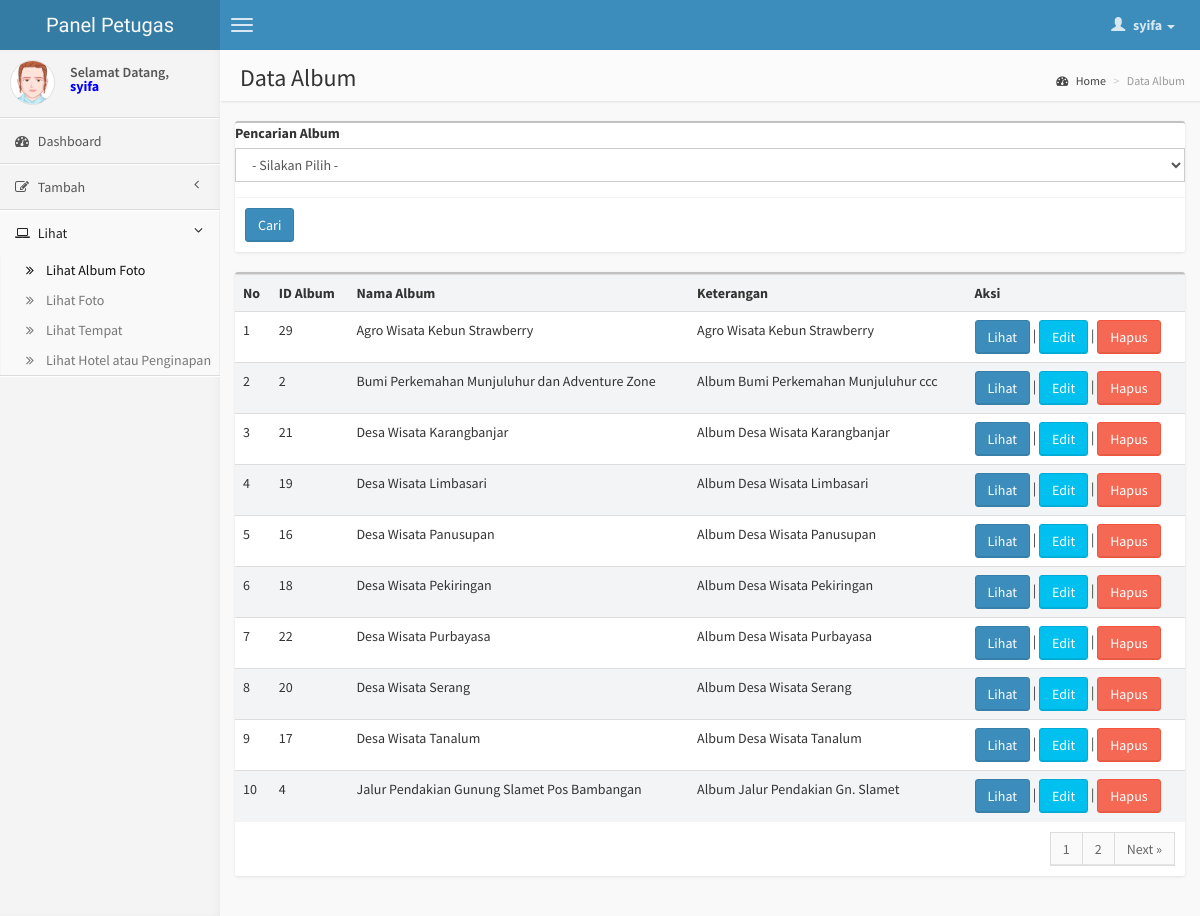
Page /dashboard/petugas/data_album.php (signed in) on the committed database.
### tables this page shows
CREATE TABLE IF NOT EXISTS `sig_album_photo` (
  `id_album` int(15) NOT NULL AUTO_INCREMENT,
  `nama_album` varchar(255) NOT NULL,
  `keterangan` text NOT NULL,
  PRIMARY KEY (`id_album`)
);

### dashboard/petugas/data_album.php (the view, shortened to what this page needs)
<?php
if($_SESSION['Hak_Akses'] == 'Petugas')
{?>
<!DOCTYPE html>
<html>
    <head>
        <link href="css/bootstrap.min.css" rel="stylesheet" type="text/css" />
        <link href="css/font-awesome.min.css" rel="stylesheet" type="text/css" />
        <link href="css/AdminLTE.css" rel="stylesheet" type="text/css" />
    </head>
    <body class="skin-blue">
        <header class="header">
            <a href="index.php" class="logo">
                Panel Petugas
            </a>
            <nav class="navbar navbar-static-top" role="navigation">
                <a href="#" class="navbar-btn sidebar-toggle" data-toggle="offcanvas" role="button">
                    <span class="icon-bar"></span>
                    <span class="icon-bar"></span>
                    <span class="icon-bar"></span>
                </a>
                <div class="navbar-right">
                    <ul class="nav navbar-nav">
                        <li class="dropdown user user-menu">
                            <a href="#" class="dropdown-toggle" data-toggle="dropdown">
                                <i class="glyphicon glyphicon-user"></i>
                                <span><?php echo $_SESSION['Username'];?> <i class="caret"></i></span>
                            </a>
                        </li>
                    </ul>
                </div>
            </nav>
        </header>
        <div class="wrapper row-offcanvas row-offcanvas-left">
            <aside class="left-side sidebar-offcanvas">
                <section class="sidebar">
                    <div class="user-panel">
                        <div class="pull-left image">
                           <?php if($_SESSION['Jenis_Kelamin']== 'Laki - Laki') { ?>
                           <img src="img/avatar5.png" class="img-circle" alt="User Image" />
                           <?php }
				     	   else{ ?>
                           <img src="img/avatar2.png" class="img-circle" alt="User Image" />
                           <?php } ?>
                        </div>
                        <div class="pull-left info">
                            Selamat Datang, <br>
                          <p style="font-weight:bold; color:#00F;"> <?php echo $_SESSION['Username'];?></p>
                        </div>
                    </div>
                    <ul class="sidebar-menu">
                        <li class="">
                            <a href="index.php">
                                <i class="fa fa-dashboard"></i> <span>Dashboard</span>
                            </a>
                        </li>
                        <li class="treeview">
                            <a href="#">
                                <i class="fa fa-edit"></i>
                                <span>Tambah</span>
                                <i class="fa fa-angle-left pull-right"></i>
                            </a>
                        </li>
                        <li class="treeview active">
                            <a href="#">
                                <i class="fa fa-laptop"></i>
                                <span>Lihat</span>
                                <i class="fa fa-angle-left pull-right"></i>
                            </a>
                            <ul class="treeview-menu">
                                <li class="active"><a href="data_album.php"><i class="fa fa-angle-double-right"></i>Lihat Album Foto</a></li>
                                <li><a href="data_photo.php"><i class="fa fa-angle-double-right"></i>Lihat Foto</a></li>
                                <li><a href="data_place.php"><i class="fa fa-angle-double-right"></i>Lihat Tempat</a></li>
                                <li><a href="data_hotel.php"><i class="fa fa-angle-double-right"></i>Lihat Hotel atau Penginapan</a></li>
                            </ul>
                        </li>
                    </ul>
                </section>
            </aside>
            <aside class="right-side">
                <section class="content-header">
                    <h1>
                    Data Album
                    </h1>
                    <ol class="breadcrumb">
                        <li><a href="index.php"><i class="fa fa-dashboard"></i> Home</a></li>
                        <li class="active">Data Album</li>
                    </ol>
                </section>
                <section class="content">
                    <div class="row">
                        <div class="col-md-12">
                        	<form action="search_album.php" method="post">
                            <div class="box">
                            	<div class="box-body no-padding">
                                    <div class="form-group">
                                            <label>Pencarian Album</label>
                                            <select class="form-control" name="album" id="album" required>
                                                <option>- Silakan Pilih -</option>
                                            </select>
                                     </div>
                                     <div class="box-footer">
                            			<button type="submit" class="btn btn-primary">Cari</button>
                            		 </div>
                            	</div>
                            </div>
                            </form>
                            <div class="box">
                                <div class="box-body no-padding">
                                    <table class="table table-striped">
                                        <tr>
                                            <th>No</th>
                                            <th>ID Album</th>
                                            <th>Nama Album</th>
                                            <th>Keterangan</th>
                                            <th>Aksi</th>
                                        </tr>
                                         <?php
											$dataPerPage = 10;
											if(isset($_GET['page']))
											{
												$noPage = $_GET['page'];
											}
											else $noPage = 1;
											$offset = ($noPage - 1) * $dataPerPage;
											$no = 1;
											$queri = "SELECT * FROM `sig_album_photo` order by nama_album asc LIMIT $offset, $dataPerPage ";
											$ambil = mysql_query($queri);
											if(mysql_num_rows($ambil) != 0 )
											{
												while($urai = mysql_fetch_assoc($ambil))
												{
										?>
                                        <tr>
                                           <td><?php echo $no++;?></td>
                                           <td><?php echo $urai['id_album'];?></td>
                                           <td><?php echo $urai['nama_album']?></td>
                                           <td><?php echo $urai['keterangan'];?></td>
                                           <td><a href="view_album.php?id_album=<?php echo $urai['id_album']?>"><button class="btn btn-primary" title="Lihat Album">Lihat</button></a> | <a href="edit_album.php?id_album=<?php echo $urai['id_album']?>" title="Edit Album"><button class="btn btn-info">Edit</button></a> | <a href="../../process/delete_album_for_admin.php?id_album=<?php echo $urai['id_album']?>" title="Hapus" onClick="return confirm('Apakah Anda yakin akan menghapus Album <?php echo $urai['nama_album']?> ?')"><button class="btn btn-danger">Hapus</button></a></td>
                                        </tr>
                                         <?php }
										}
											$query 	= "SELECT COUNT(*) AS jumData FROM `sig_album_photo`";
											$hasil  = mysql_query($query);
											$data   = mysql_fetch_array($hasil);
											$jumData = $data['jumData'];
											$jumPage = ceil($jumData/$dataPerPage);?>
                                    </table>
                                </div>
                                <div class="box-footer clearfix">
                                    <ul class="pagination no-margin pull-right">
									   <?php
											for($page = 1; $page <= $jumPage; $page++)
											{
													 if ((($page >= $noPage - 3) && ($page <= $noPage + 3)) || ($page == 1) || ($page == $jumPage))
													 {
														if (($showPage != ($jumPage - 1)) && ($page == $jumPage))  echo "";
														else echo "<li> <a href='".$_SERVER['PHP_SELF']."?page=".$page."' class='active'>".$page."</a> </li> ";
													 }
											}
											if ($noPage < $jumPage) echo "<li> <a href='".$_SERVER['PHP_SELF']."?page=".($noPage+1)."'>Next &raquo;</a> </li>";
									   ?>
                                    </ul>
                                </div>
                            </div>
                        </div>
                    </div>
                </section>
            </aside>
        </div>
    </body>
</html>
<?php
}
else
{
	include("error.php");
}?>

### rows in the picture
sig_album_photo: id_album "29", nama_album "Agro Wisata Kebun Strawberry", keterangan "Agro Wisata Kebun Strawberry"
sig_album_photo: id_album "2", nama_album "Bumi Perkemahan Munjuluhur dan Adventure Zone", keterangan "Album Bumi Perkemahan Munjuluhur ccc"
sig_album_photo: id_album "21", nama_album "Desa Wisata Karangbanjar", keterangan "Album Desa Wisata Karangbanjar"
sig_album_photo: id_album "19", nama_album "Desa Wisata Limbasari", keterangan "Album Desa Wisata Limbasari"
sig_album_photo: id_album "16", nama_album "Desa Wisata Panusupan", keterangan "Album Desa Wisata Panusupan"
sig_album_photo: id_album "18", nama_album "Desa Wisata Pekiringan", keterangan "Album Desa Wisata Pekiringan"
sig_album_photo: id_album "22", nama_album "Desa Wisata Purbayasa", keterangan "Album Desa Wisata Purbayasa"
sig_album_photo: id_album "20", nama_album "Desa Wisata Serang", keterangan "Album Desa Wisata Serang"
sig_album_photo: id_album "17", nama_album "Desa Wisata Tanalum", keterangan "Album Desa Wisata Tanalum"
sig_album_photo: id_album "4", nama_album "Jalur Pendakian Gunung Slamet Pos Bambangan", keterangan "Album Jalur Pendakian Gn. Slamet"

### other values in the picture
$_SESSION['Username'] "syifa"
